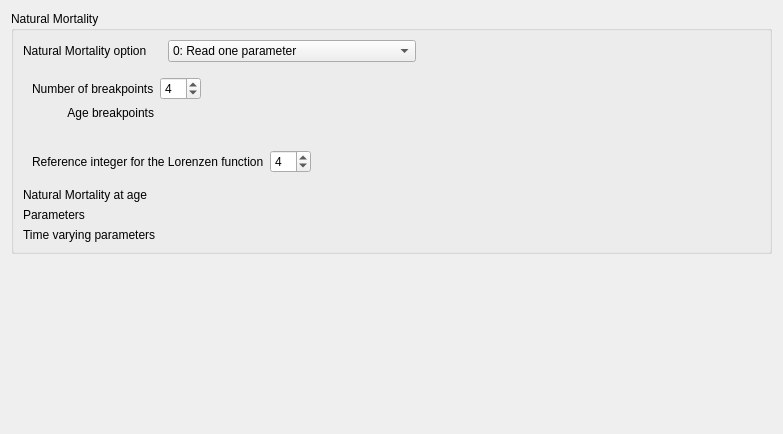
         <widget class="QWidget" name="scrollAreaWidgetContents_mortality">
          <property name="geometry">
           <rect>
            <x>0</x>
            <y>0</y>
            <width>783</width>
            <height>434</height>
           </rect>
          </property>
          <layout class="QVBoxLayout" name="verticalLayout_11">
           <item>
            <widget class="QGroupBox" name="groupBox_natMort">
             <property name="title">
              <string>Natural Mortality</string>
             </property>
             <layout class="QVBoxLayout" name="verticalLayout_12">
              <item>
               <layout class="QGridLayout" name="gridLayout_mortality">
                <item row="7" column="0">
                 <widget class="QLabel" name="label">
                  <property name="text">
                   <string>Time varying parameters</string>
                  </property>
                 </widget>
                </item>
                <item row="8" column="0" colspan="4">
                 <layout class="QVBoxLayout" name="verticalLayout_22"/>
                </item>
                <item row="2" column="0" colspan="4">
                 <widget class="QWidget" name="widget_mort_breakpoints" native="true">
                  <layout class="QGridLayout" name="gridLayout_8">
                   <item row="0" column="0">
                    <widget class="QLabel" name="label_mort_num_breakpoints">
                     <property name="text">
                      <string>Number of breakpoints</string>
                     </property>
                    </widget>
                   </item>
                   <item row="1" column="0">
                    <widget class="QLabel" name="label_mort_breakpoints">
                     <property name="text">
                      <string>Age breakpoints</string>
                     </property>
                     <property name="alignment">
                      <set>Qt::AlignRight|Qt::AlignTop|Qt::AlignTrailing</set>
                     </property>
                    </widget>
                   </item>
                   <item row="0" column="1">
                    <widget class="QSpinBox" name="spinBox_mort_num_breakpoints">
                     <property name="value">
                      <number>4</number>
                     </property>
                    </widget>
                   </item>
                   <item row="0" column="2">
                    <spacer name="horizontalSpacer_8">
                     <property name="orientation">
                      <enum>Qt::Horizontal</enum>
                     </property>
                     <property name="sizeHint" stdset="0">
                      <size>
                       <width>40</width>
                       <height>20</height>
                      </size>
                     </property>
                    </spacer>
                   </item>
                   <item row="1" column="1" rowspan="2" colspan="2">
                    <layout class="QVBoxLayout" name="verticalLayout_breakpoints"/>
                   </item>
                  </layout>
                 </widget>
                </item>
                <item row="3" column="0" colspan="4">
                 <widget class="QWidget" name="widget_mort_lorenz" native="true">
                  <layout class="QHBoxLayout" name="horizontalLayout">
                   <item>
                    <widget class="QLabel" name="label_mort_lorenz_int">
                     <property name="text">
                      <string>Reference integer for the Lorenzen function</string>
                     </property>
                    </widget>
                   </item>
                   <item>
                    <widget class="QSpinBox" name="spinBox_mort_lorenz_int">
                     <property name="value">
                      <number>4</number>
                     </property>
                    </widget>
                   </item>
                   <item>
                    <spacer name="horizontalSpacer_mort_lorenz_int">
                     <property name="orientation">
                      <enum>Qt::Horizontal</enum>
                     </property>
                     <property name="sizeHint" stdset="0">
                      <size>
                       <width>80</width>
                       <height>19</height>
                      </size>
                     </property>
                    </spacer>
                   </item>
                  </layout>
                 </widget>
                </item>
                <item row="5" column="0">
                 <widget class="QLabel" name="label_mort_params">
                  <property name="text">
                   <string>Parameters </string>
                  </property>
                 </widget>
                </item>
                <item row="4" column="1" colspan="5">
                 <layout class="QHBoxLayout" name="horizontalLayout_mort_age_specific"/>
                </item>
                <item row="4" column="0">
                 <widget class="QLabel" name="label_mort_age_specific">
                  <property name="sizePolicy">
                   <sizepolicy hsizetype="Maximum" vsizetype="Preferred">
                    <horstretch>0</horstretch>
                    <verstretch>0</verstretch>
                   </sizepolicy>
                  </property>
                  <property name="minimumSize">
                   <size>
                    <width>50</width>
                    <height>0</height>
                   </size>
                  </property>
                  <property name="maximumSize">
                   <size>
                    <width>160</width>
                    <height>16777215</height>
                   </size>
                  </property>
                  <property name="text">
                   <string>Natural Mortality at age</string>
                  </property>
                  <property name="alignment">
                   <set>Qt::AlignLeading|Qt::AlignLeft|Qt::AlignTop</set>
                  </property>
                 </widget>
                </item>
                <item row="6" column="0" colspan="6">
                 <layout class="QVBoxLayout" name="verticalLayout_mort_params"/>
                </item>
                <item row="1" column="4">
                 <spacer name="horizontalSpacer_2">
                  <property name="orientation">
                   <enum>Qt::Horizontal</enum>
                  </property>
                  <property name="sizeHint" stdset="0">
                   <size>
                    <width>40</width>
                    <height>20</height>
                   </size>
                  </property>
                 </spacer>
                </item>
                <item row="1" column="5">
                 <spacer name="horizontalSpacer_13">
                  <property name="orientation">
                   <enum>Qt::Horizontal</enum>
                  </property>
                  <property name="sizeHint" stdset="0">
                   <size>
                    <width>40</width>
                    <height>20</height>
                   </size>
                  </property>
                 </spacer>
                </item>
                <item row="1" column="3">
                 <spacer name="horizontalSpacer_14">
                  <property name="orientation">
                   <enum>Qt::Horizontal</enum>
                  </property>
                  <property name="sizeHint" stdset="0">
                   <size>
                    <width>40</width>
                    <height>20</height>
                   </size>
                  </property>
                 </spacer>
                </item>
                <item row="1" column="2">
                 <widget class="QComboBox" name="comboBox_mort_option">
                  <item>
                   <property name="text">
                    <string>0: Read one parameter</string>
                   </property>
                  </item>
                  <item>
                   <property name="text">
                    <string>1: Age mortality breakpoints</string>
                   </property>
                  </item>
                  <item>
                   <property name="text">
                    <string>2: Lorenzen function</string>
                   </property>
                  </item>
                  <item>
                   <property name="text">
                    <string>3: Age specific mort only</string>
                   </property>
                  </item>
                  <item>
                   <property name="text">
                    <string>4: Age specific mort with seasonal interp</string>
                   </property>
                  </item>
                 </widget>
                </item>
                <item row="1" column="0" colspan="2">
                 <widget class="QLabel" name="label_mort_option">
                  <property name="text">
                   <string>Natural Mortality option </string>
                  </property>
                 </widget>
                </item>
               </layout>
              </item>
             </layout>
            </widget>
           </item>
           <item>
            <spacer name="verticalSpacer_2">
             <property name="orientation">
              <enum>Qt::Vertical</enum>
             </property>
             <property name="sizeHint" stdset="0">
              <size>
               <width>20</width>
               <height>40</height>
              </size>
             </property>
            </spacer>
           </item>
          </layout>
         </widget>
